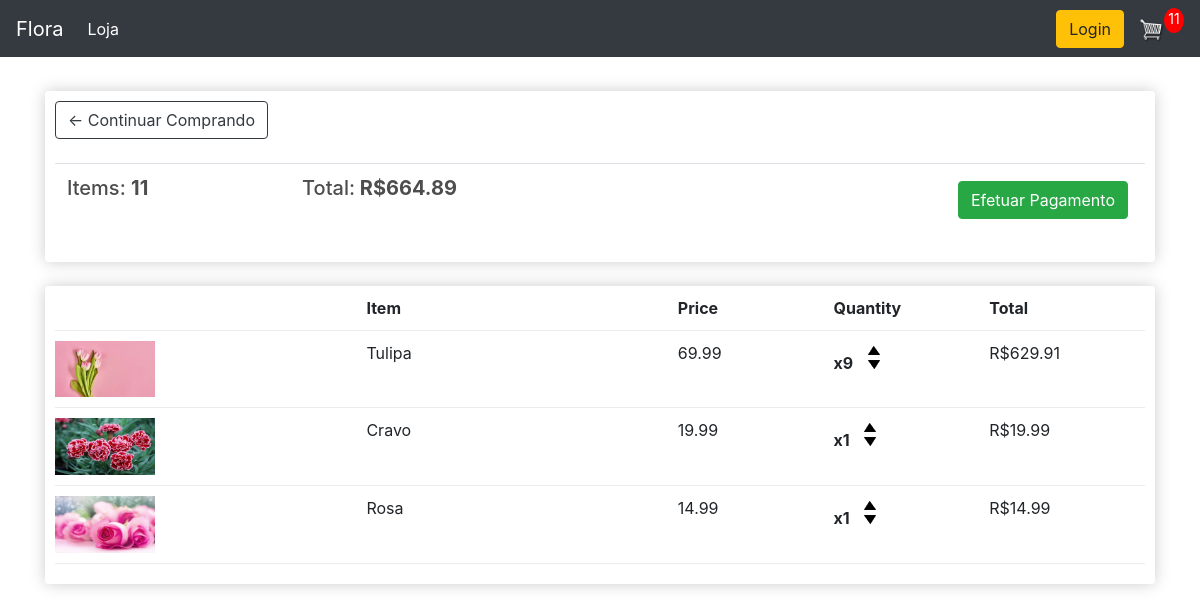
The app's page /cart/ (signed in) with its own data.
### store/models.py (models this page shows, shortened)
class Order(models.Model):
    customer = models.ForeignKey(Customer, on_delete=models.SET_NULL, null=True, blank=True)
    date_ordered = models.DateTimeField(auto_now_add=True)
    complete = models.BooleanField(default=False)
    transaction_id = models.CharField(max_length=100, null=True)
    @property
    def get_cart_total(self):
        orderitems = self.orderitem_set.all()
        total = sum([item.get_total for item in orderitems])
        return total
    @property
    def get_cart_items(self):
        orderitems = self.orderitem_set.all()
        total = sum([item.quantity for item in orderitems])
        return total

class OrderItem(models.Model):
    product = models.ForeignKey(Product, on_delete=models.SET_NULL, null=True)
    order = models.ForeignKey(Order, on_delete=models.SET_NULL, null=True)
    quantity = models.IntegerField(default=0, null=True, blank=True)
    date_added = models.DateTimeField(auto_now_add=True)
    @property
    def get_total(self):
        total = self.product.price * self.quantity
        return total

class Product(models.Model):
    name = models.CharField(max_length=200)
    price = models.DecimalField(max_digits=7, decimal_places=2)
    digital = models.BooleanField(default=False, null=True, blank=True)
    images = models.ImageField(null=True, blank=True)
    @property
    def imageURL(self):
        try:
            url = self.images.url
        except:
            url = ''
        return url

### store/views.py (the view)
# urls.py: path('cart/', views.cart, name="cart"),
def cart(request):
    data = cartData(request)
    cartItems = data['cartItems']
    order = data['order']
    items = data['items']
    context = {'items': items, 'order': order, 'cartItems':cartItems}
    return render(request, 'store/cart.html', context)

### store/utils.py (called while the page is built)
def cartData(request):
    if request.user.is_authenticated:
        customer = request.user.customer
        order, created = Order.objects.get_or_create(customer=customer, complete=False)
        items = order.orderitem_set.all()
        cartItems = order.get_cart_items
    else:
        cookieData = cookieCart(request)
        cartItems = cookieData['cartItems']
        order = cookieData['order']
        items = cookieData['items']
    return {'cartItems': cartItems, 'order': order, 'items': items}

### store/templates/store/cart.html
{% extends 'store/main.html' %}
{% load static %}
{% block content%}
    <div class="row">
		<div class="col-lg-12">
			<div class="box-element">
                <a  class="btn btn-outline-dark" href="{% url 'store' %}">&#x2190; Continuar Comprando</a>
				<br>
				<br>
				<table class="table">
					<tr>
						<th><h5>Items: <strong>{{order.get_cart_items}}</strong></h5></th>
						<th><h5>Total:<strong> R${{order.get_cart_total|floatformat:2}}</strong></h5></th>
						<th>
							<a  style="float:right; margin:5px;" class="btn btn-success" href="{% url 'checkout' %}">Efetuar Pagamento</a>
						</th>
					</tr>
				</table>
			</div>
			<br>
			<div class="box-element">
                <div class="cart-row">
					<div style="flex:2"></div>
					<div style="flex:2"><strong>Item</strong></div>
					<div style="flex:1"><strong>Price</strong></div>
					<div style="flex:1"><strong>Quantity</strong></div>
					<div style="flex:1"><strong>Total</strong></div>
				</div>
				{% for item in items %}
				<div class="cart-row">
					<div style="flex:2"><img class="row-image" src="{{item.product.imageURL}}"></div>
					<div style="flex:2"><p>{{item.product.name}}</p></div>
					<div style="flex:1"><p>{{item.product.price|floatformat:2}}</p></div>
					<div style="flex:1">
						<p class="quantity">x{{item.quantity}}</p>
						<div class="quantity">
							<img data-product={{item.product.id}} data-action="add" class="chg-quantity update-cart" src="{% static  'images/arrow-up.png' %}">
							<img data-product={{item.product.id}} data-action="remove" class="chg-quantity update-cart" src="{% static  'images/arrow-down.png' %}">
						</div>
					</div>
					<div style="flex:1"><p>R${{item.get_total}}</p></div>
				</div>
			{% endfor %}
			</div>
		</div>
	</div>
{% endblock content %}

### static/css/main.css (style rules this page uses)
body { background-color: hsl(0, 0%, 98%); }
h1,h2,h3,h4,h5,h6 { color:hsl(0, 0%, 30%); }
.box-element { box-shadow:hsl(0, 0%, 80%) 0 0 16px; background-color: #fff; border-radius: 4px; padding: 10px; }
.col-lg-4, .col-lg-6, .col-lg-8, .col-lg-12 { margin-top: 10px; }
.btn { border-radius: 0; }
.row-image { width: 100px; }
.cart-row { display: flex; align-items: flex-stretch; padding-bottom: 10px; margin-bottom: 10px; border-bottom: 1px solid #ececec; }
.quantity { display: inline-block; font-weight: 700; padding-right:10px; }
.chg-quantity { width: 12px; cursor: pointer; display: block; margin-top: 5px; transition:.1s; }

### records on screen
Order: get_cart_items "11", get_cart_total "664.89"
OrderItem: product.imageURL (picture), product.name "Tulipa", product.price "69.99", quantity "9", get_total "629.91"
OrderItem: product.imageURL (picture), product.name "Cravo", product.price "19.99", quantity "1", get_total "19.99"
OrderItem: product.imageURL (picture), product.name "Rosa", product.price "14.99", quantity "1", get_total "14.99"

### other values on screen
{{ cartItems }} "11"
